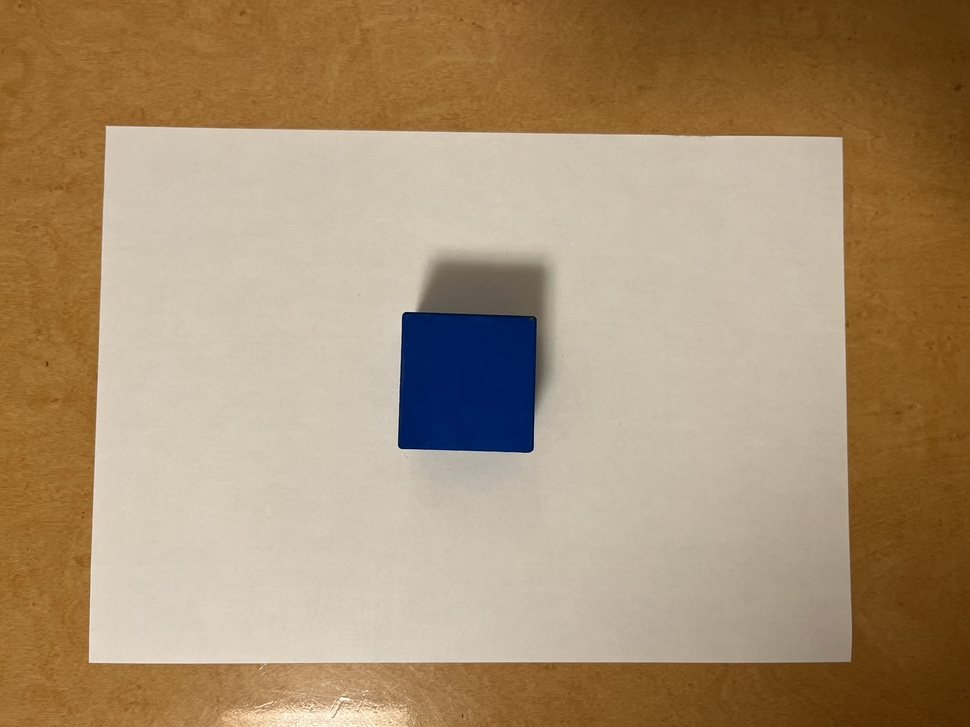
#> input picture data/original_cube_blue.jpg, 970 x 727 px, shrunk from 2048 x 1536 before the run
$ python label_blue.py
#> lines starting #> are read from the running program, lines starting #| are printed output that depends on the picture; after the words box and inside, x2 and y2 are one past the last pixel; in counts of white or black regions, pixels touching at a corner belong together
#!/usr/bin/env python3
# -*- coding: utf-8 -*-
import cv2
import cv2 as cv
import numpy as np

#画像データの読み込み
img = cv.imread("original_cube_blue.jpg")
#> img is the input picture: shape (727, 970, 3); mean B, G, R 113.3, 143.8, 167.8

#BGR色空間からHSV色空間への変換
hsv = cv.cvtColor(img, cv.COLOR_BGR2HSV)
#> hsv: shape (727, 970, 3); mean H, S, V 20.1, 104.9, 170

#色検出しきい値の設定
lower = np.array([90,64,0])
upper = np.array([150,255,255])

#色検出しきい値範囲内の色を抽出するマスクを作成
frame_mask = cv.inRange(hsv, lower, upper)
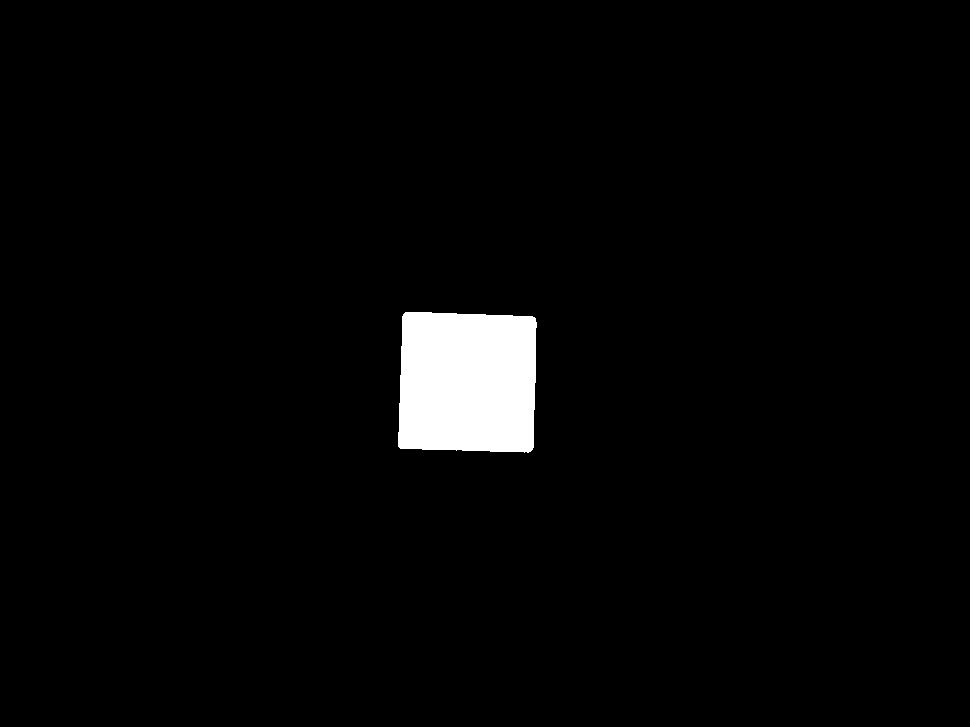
#> frame_mask: shape (727, 970); 2.6% white; 1 white region, box (x1, y1, x2, y2) and area: (398, 312, 537, 453) 18454

#論理演算で色検出
dst = cv.bitwise_and(img, img, mask=frame_mask)
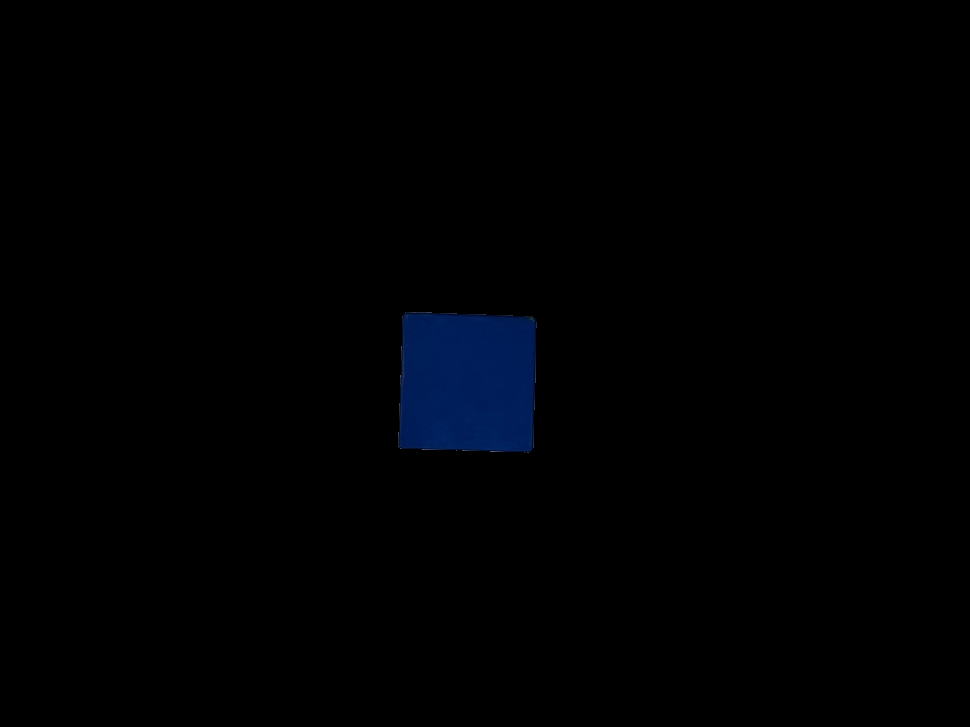
#> dst: shape (727, 970, 3); mean B, G, R 2.3, 0.8, 0

# ラベリング結果書き出し用に画像を準備
out_image = dst

# 面積・重心計算付きのラベリング処理を行う
num_labels, label_image, stats, center = cv2.connectedComponentsWithStats(frame_mask)
#> num_labels = 2; stats = [[0, 0, 970, 727, 686736], [398, 312, 139, 141, 18454]]; center = [[485, 362.5], [467.1, 381.9]]

# 最大のラベルは画面全体を覆う黒なので不要．データを削除
num_labels = num_labels - 1
#> num_labels = 1
stats = np.delete(stats, 0, 0)
#> stats = [[398, 312, 139, 141, 18454]]
center = np.delete(center, 0, 0)
#> center = [[467.1, 381.9]]


if num_labels >= 1:
# 面積最大のインデックスを取得
                max_index = np.argmax(stats[:,4])
#> max_index = 0
                #print max_index

# 面積最大のラベルのx,y,w,h,面積s,重心位置mx,myを得る
                x = stats[max_index][0]
#> x = 398
                y = stats[max_index][1]
#> y = 312
                w = stats[max_index][2]
#> w = 139
                h = stats[max_index][3]
#> h = 141
                s = stats[max_index][4]
#> s = 18454
                mx = int(center[max_index][0])
#> mx = 467
                my = int(center[max_index][1])
#> my = 381
                #print("(x,y)=%d,%d (w,h)=%d,%d s=%d (mx,my)=%d,%d"%(x, y, w, h, s, mx, my) )

                # ラベルを囲うバウンディングボックスを描画
                cv2.rectangle(out_image, (x, y), (x+w, y+h), (255, 0, 255))
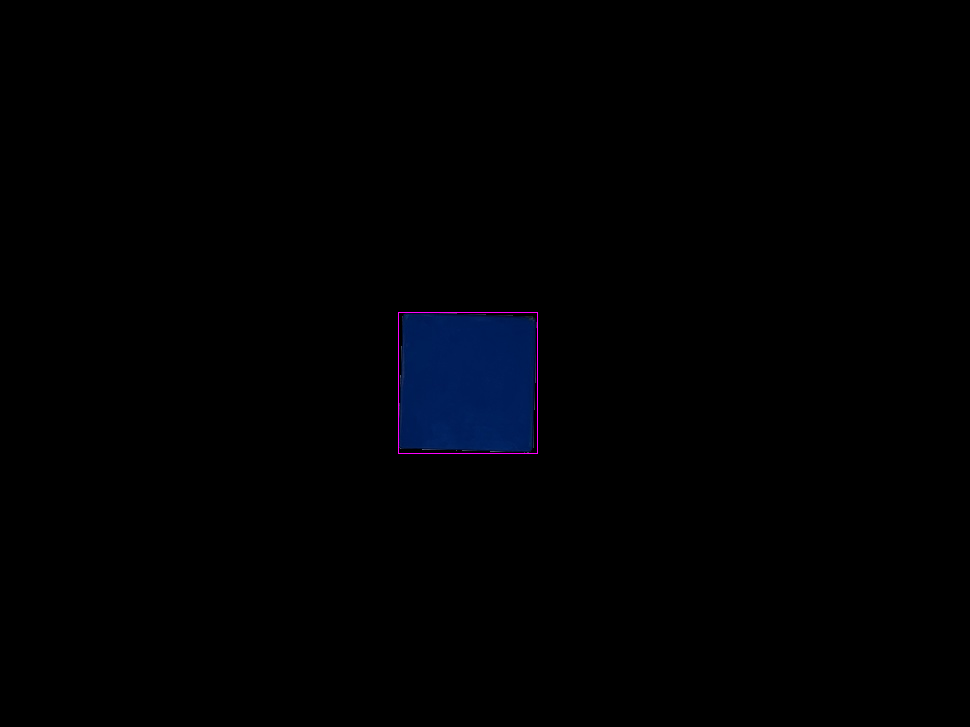
#> out_image: shape (727, 970, 3); 0.08% of pixels changed, all inside (x1, y1, x2, y2) = (398, 312, 538, 454)

                # 重心位置の座標を表示
                # cv2.putText(out_image, "%d,%d"%(mx,my), (x-15, y+h+15), cv2.FONT_HERSHEY_PLAIN, 1, (255, 255, 0))
                cv2.putText(out_image, "%d"%(s), (x, y+h+15), cv2.FONT_HERSHEY_PLAIN, 1, (255, 255, 0))
#> out_image: shape (727, 970, 3); 0.02% of pixels changed, all inside (x1, y1, x2, y2) = (401, 458, 448, 468)
cv.imshow("Image",out_image)
if cv.waitKey(0) & 0xFF == ord('q'):
#> (key q is pressed here)
    cv.destroyAllWindows()
